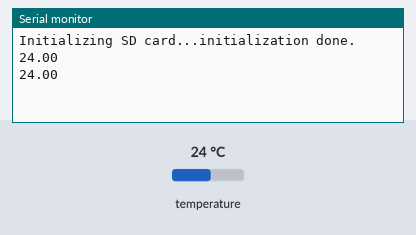
A sketch run on a simulated Arduino Uno, built with avr-gcc and run on an emulated ATmega328P. Shown: the last lines printed to the serial monitor. Inputs (shaded band) come from the test bench; at power-on: temperature 24 °C. Storage starts empty.

Above: at 2.8 s.
2.9 s: temperature set to 12 °C
At 3.8 s:
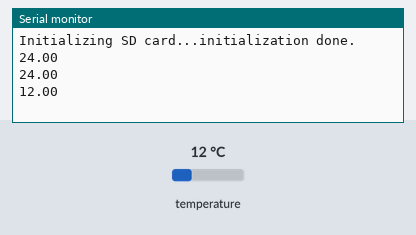
4.7 s: temperature set to 19 °C
At 4.7 s:
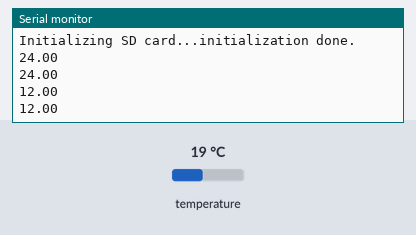
Timing chart, 0 to 7.7 s (numbered marks = the images above; inputs shaded):
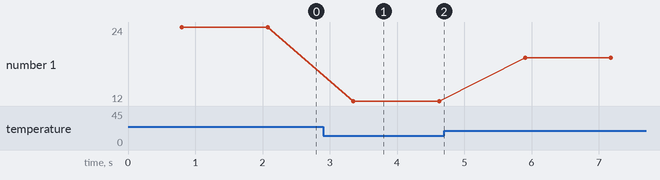

Measured:
- after the input at 2.9 s, the serial monitor: prints a new line after 0.45 s (image 1)
- plotted number 1: 24 → 12 after the input at 2.9 s, 12 → 19 after the input at 4.7 s

The sketch:

temp_read_sd_card.ino
```cpp
//temperature sensing libraries for DS18B20
#include <OneWire.h>
#include <DallasTemperature.h>  //External Library Included in Documents/Arduino/libraries/Arduino-Temperature-Control-Library-master
#include <SPI.h>
#include <SD.h>
File myFile;

//Data wire is plugged into port EDIT CURRENTLY 12 on Arduino
#define ONE_WIRE_BUS 12

//Temperature rigamarole
OneWire oneWire(2);
DallasTemperature sensors(&oneWire);

//Temperature variables
float mattressTemp;
int heat = 9;           // the PWM pin the element is attached to
//int fifty = 127;          // how bright the LED is
//int duty_cycle = 127;       //0-254 with 254 being 100 percent duty cycle
//int seventyFive = 191;    // how many points to fade the LED by
String filename = "adafruit24Vnonvariable.txt";

void setup() {

  //PWM frequency for D9 & D10: 490.20 Hz (The DEFAULT)- https://www.etechnophiles.com/change-frequency-pwm-pins-arduino-uno/
  //TCCR1B = TCCR1B & B11111000 | B00000001; // set timer 1 divisor to 1 for PWM frequency of 31372.55 Hz
//  TCCR1B = TCCR1B & B11111000 | B00000010; // for PWM frequency of 3921.16 Hz

  // declare pin 9 to be an output:
//  pinMode(heat, OUTPUT);

  Serial.begin(9600);
  //Serial.print("setup");
  Serial.print("Initializing SD card...");
  if (!SD.begin(10)) {
    Serial.println("initialization failed!");
    while (1);
  }
  Serial.println("initialization done.");
  //begin temperature reading
  sensors.begin();
}

void loop() {
  //read sensors
  sensorRead();
  //delay(500);
}

//Function to read temperature sensor values
void sensorRead() {
  // set the brightness of pin 9:
//  analogWrite(heat, duty_cycle);

  sensors.requestTemperatures();

  mattressTemp = sensors.getTempCByIndex(0);  //where does getTempCByIndex(0) come from?

  //Serial.print("Temp Celcius: ");
  //Serial.print(mattressTemp);
  Serial.println(mattressTemp);
  myFile = SD.open("test.txt", FILE_WRITE);
  myFile.seek(EOF);
  myFile.println(mattressTemp);
  myFile.close();
  //Serial.print("\n");
  delay(500);
}
```
